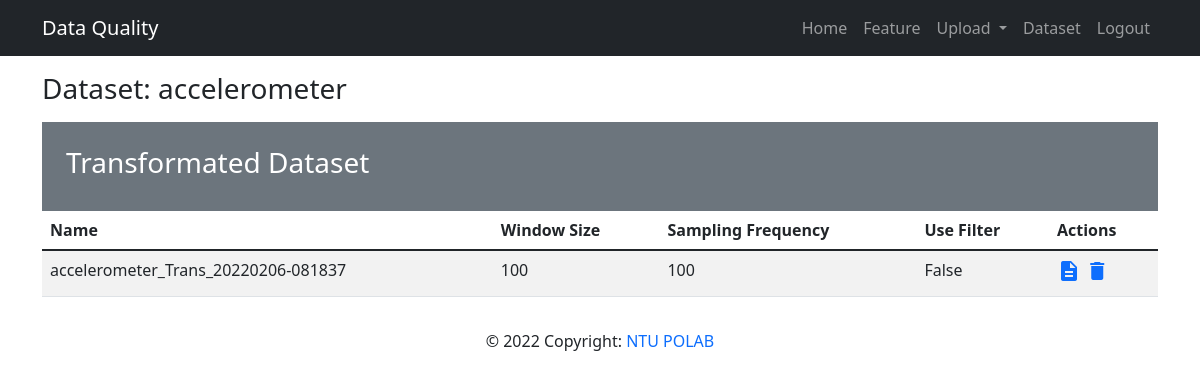
Page /mainapp/show_hfd/3 (signed in) on the committed database.
### mainapp/models.py (models this page shows, shortened)
class HighFrequencyData(models.Model):
  name = models.CharField('Data Name', max_length=50)
  owner = models.ForeignKey(User, on_delete=models.CASCADE)
  rawdata = models.FileField(upload_to='HFD/rawdata/', validators=[validate_file_extension])
  config = models.FileField(upload_to='HFD/config/')
  transData = models.ManyToManyField(Data, blank=True)
  def __str__(self):
      return self.name

class Data(models.Model):
  datatype_choices = [
    ('normal', 'Normal'),
    ('freq', 'High Frequency'),
    ('time', 'Time Series')
  ]
  question_choices = [
    ('classification', 'Classification'),
    ('regression', 'Regression'),
  ]
  name = models.CharField('Data Name', max_length=50)
  owner = models.ForeignKey(User, on_delete=models.CASCADE)
  rawdata = models.FileField(upload_to='rawdata/', validators=[file_size, validate_file_extension])
  attribute_data = models.FileField(upload_to='attribute/', validators=[file_size, validate_file_extension])
  datatype = models.CharField(max_length=10, choices=datatype_choices, default='normal')
  questiontype = models.CharField(max_length=15, choices=question_choices, default='classification')
  freq_config = models.JSONField(null=True, blank=True)
  def __str__(self):
      return self.name

### mainapp/views.py (the view)
# urls.py: path('show_hfd/<hfd_id>', views.show_hfd, name='show-hfd'),
@login_required(login_url='/members/login_user')
def show_hfd(request, hfd_id):
  data = get_object_or_404(HighFrequencyData, pk=hfd_id, owner=request.user)
  transdata_list = data.transData.all()
  context = {
    'data': data,
    'hfd_id': hfd_id,
    'transdata_list': transdata_list
  }
  return render(request, 'mainapp/show_hfd.html', context)

### mainapp/templates/mainapp/show_hfd.html
{% extends 'base.html' %}
{% block content %}
  <div class="my-3">
    <h3>Dataset: {{ data }}</h3>
  </div>
  <div class="my-3">
    <div class="bg-secondary text-white p-4">
      <div class="row">
        <div class="col-12">
          <h3>Transformated Dataset</h3>
        </div>
      </div>
    </div>
    {% if transdata_list %}
      <table class="table table-striped table-hover">
        <thead>
          <tr>
            <th>Name</th>
            <th>Window Size</th>
            <th>Sampling Frequency</th>
            <th>Use Filter</th>
            <th>Actions</th>
          </tr>
        </thead>
        {% for data in transdata_list %}
          <tr>
            <td>
              {{ data }}
            </td>
            <td>
              {{ data.freq_config.windowSize}}
            </td>
            <td>
              {{ data.freq_config.samplingFrequency}}
            </td>
            <td>
              {{ data.freq_config.usedFilter}}
            </td>
            <td>
              <a href="{% url 'show-data' data.id %}"><i class="material-icons">description</i></a>
              <a href="{% url 'delete-data' data.id%}"><i class="material-icons">delete</i></a>
            </td>
          </tr>
        {% endfor %}
      </table>
    {% else %}
      <div>
        <p>You haven't do feature transformation. Please click</p>
        <a class="btn btn-success btn-sm" href="{% url 'transform-hfd' hfd_id %}">Feature Transformation</a>
      </div>
    {% endif %}
  </div>
{% endblock %}

### rows in the picture
HighFrequencyData: name "accelerometer"
Data: name "accelerometer_Trans_20220206-081837", freq_config.windowSize "100", freq_config.samplingFrequency "100", freq_config.usedFilter "False"
